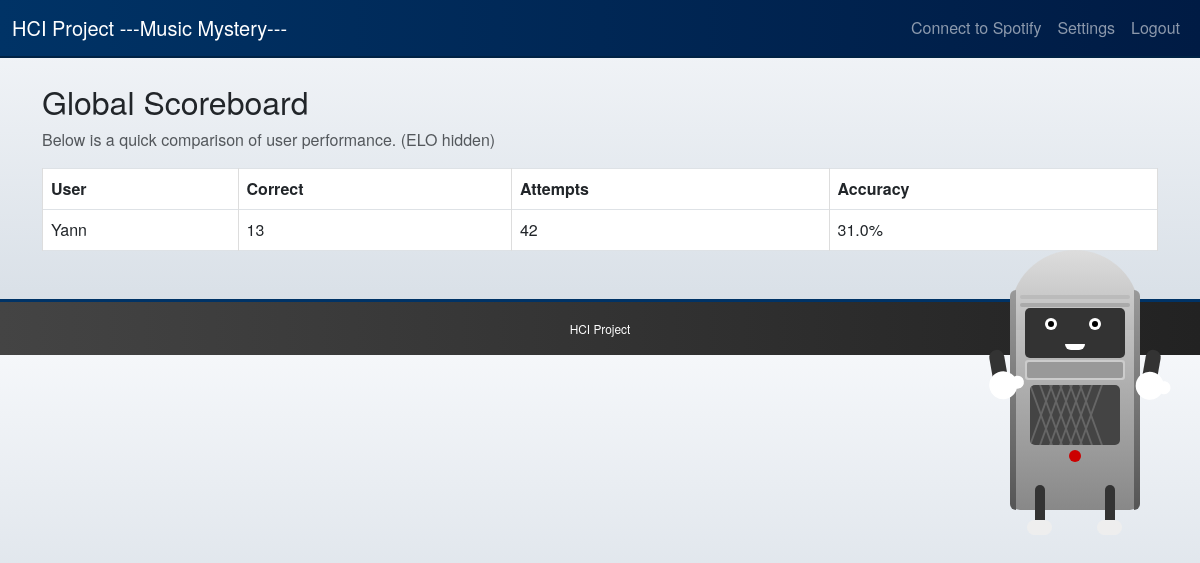
Page /scoreboard (signed in) on the earlier database version.
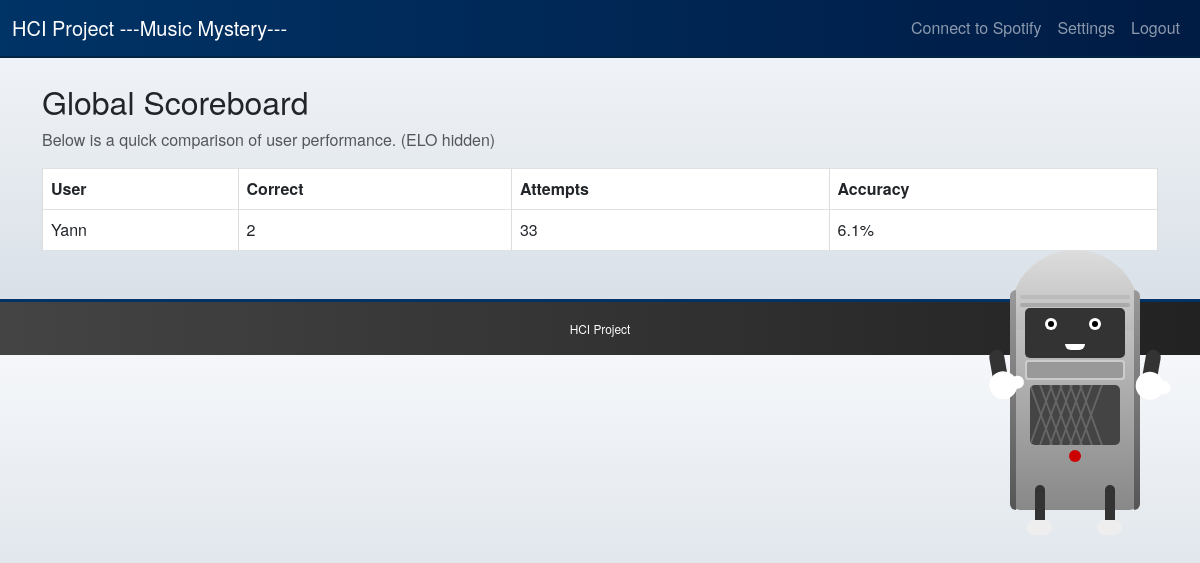
Same page on the later database version.
### models.py (models this page shows, shortened)
class User(db.Model):
    id = db.Column(db.Integer, primary_key=True)
    username = db.Column(db.String(80), unique=True, nullable=False)
    password = db.Column(db.String(80), nullable=False)
    total_correct = db.Column(db.Integer, default=0)
    total_attempts = db.Column(db.Integer, default=0)
    missed_songs = db.Column(db.String(1000), default="[]")
    random_guess_elo = db.Column(db.Integer, default=1200)
    personalized_guess_elo = db.Column(db.Integer, default=1200)
    random_rank_elo = db.Column(db.Integer, default=1200)
    personalized_rank_elo = db.Column(db.Integer, default=1200)
    preferences_json = db.Column(db.Text, default="{}")

### routes/quiz_main.py (the view)
@quiz_bp.route('/scoreboard')
@require_login
def scoreboard():
    users = User.query.all()
    def accuracy(u):
        if u.total_attempts == 0:
            return 0
        return u.total_correct / u.total_attempts
    sorted_users = sorted(users, key=lambda x: (accuracy(x), x.total_correct), reverse=True)
    return render_template('scoreboard.html', all_users=sorted_users)

### app.py (called while the page is built)
def create_app():
    load_dotenv()
    app = Flask(__name__)
    app.secret_key = "ANY_RANDOM_SECRET_FOR_DEVELOPMENT"
    app.config["SQLALCHEMY_DATABASE_URI"] = "sqlite:///guessing_game.db"
    app.config["SQLALCHEMY_TRACK_MODIFICATIONS"] = False
    db.init_app(app)
    @app.context_processor
    def inject_now():
        return {"now": datetime.datetime.now()}
    @app.context_processor
    def inject_buddy_message():
        return {
            "buddy_message": session.get("buddy_message", ""),
            "buddy_hint": session.get("buddy_hint", "")
        }
    from routes.auth import auth_bp
    from routes.quiz_base import quiz_bp
    import routes.quiz_main
    import routes.quiz_personalized
    import routes.quiz_ranking
    app.register_blueprint(auth_bp)
    app.register_blueprint(quiz_bp)
    with app.app_context():
        db.create_all()
    return app

### routes/quiz_main.py (called while the page is built)
def current_user():
    uid = session.get("user_id")
    if not uid:
        return None
    return User.query.get(uid)

### templates/scoreboard.html
{% extends "layout.html" %}
{% block content %}
<h2>Global Scoreboard</h2>
<p class="text-muted">Below is a quick comparison of user performance. (ELO hidden)</p>
<table class="table table-bordered">
  <thead>
    <tr>
      <th>User</th>
      <th>Correct</th>
      <th>Attempts</th>
      <th>Accuracy</th>
    </tr>
  </thead>
  <tbody>
    {% for u in all_users %}
      {% set accuracy = 0 %}
      {% if u.total_attempts != 0 %}
        {% set accuracy = (u.total_correct / u.total_attempts) * 100 %}
      {% endif %}
      <tr>
        <td>{{ u.username }}</td>
        <td>{{ u.total_correct }}</td>
        <td>{{ u.total_attempts }}</td>
        <td>{{ accuracy|round(1) }}%</td>
      </tr>
    {% endfor %}
  </tbody>
</table>
{% endblock %}

Differences in the rows shown:
changed User "Yann": total_correct "13" → "2"; total_attempts "42" → "33"; accuracy "31.0" → "6.1"
